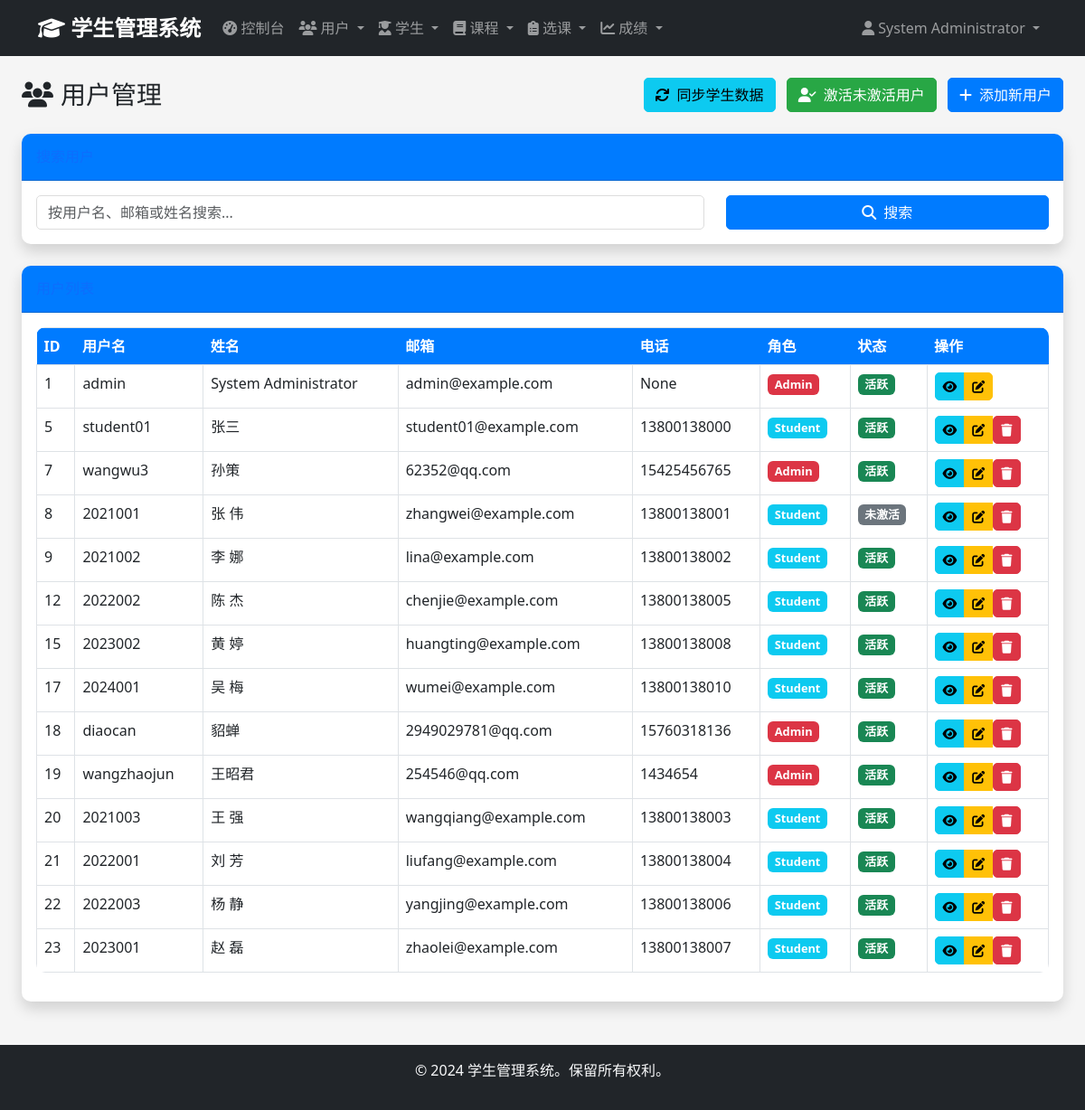
/admin/users (signed in), run on an earlier commit of the app's database.
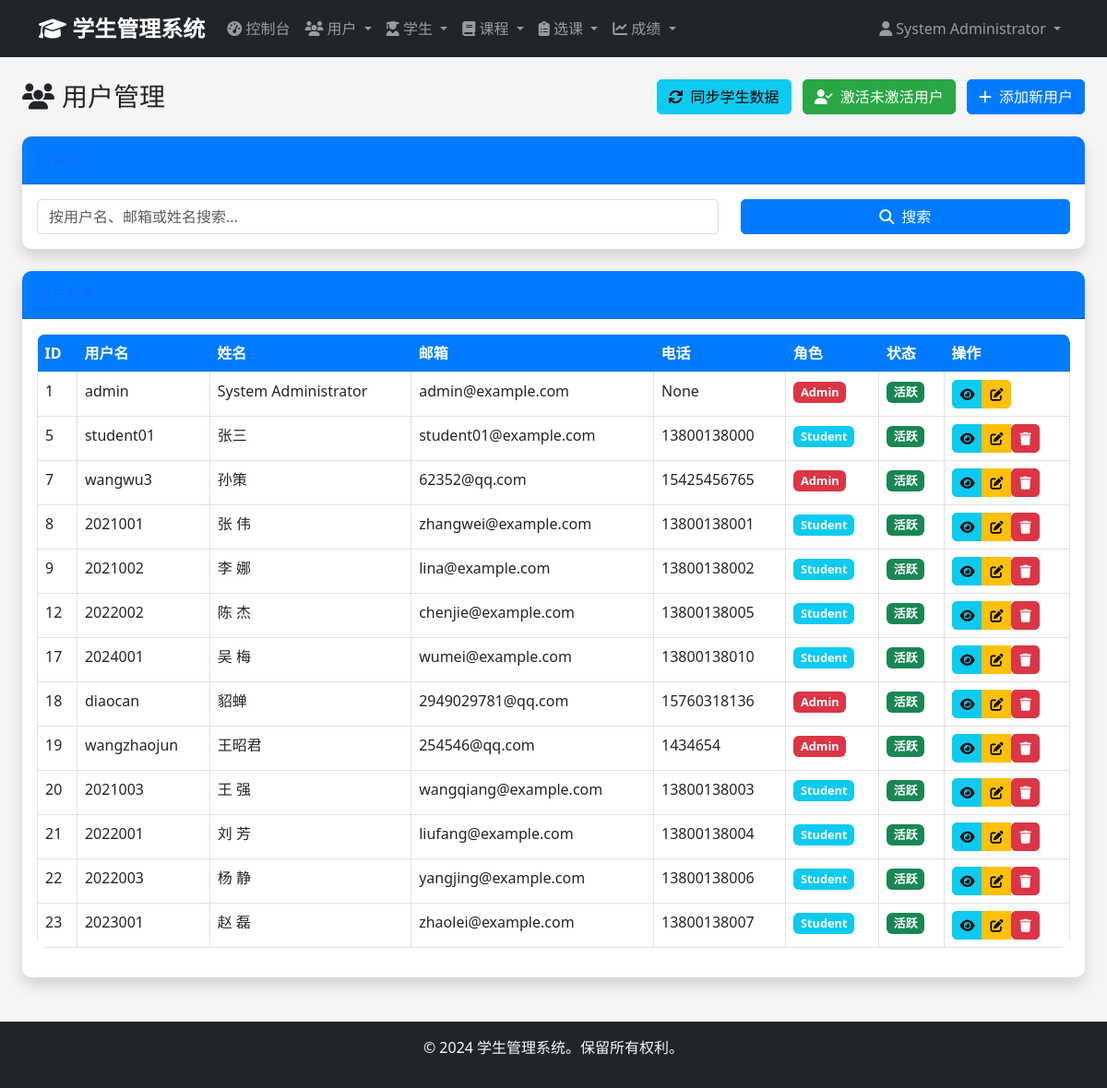
And on a later commit of the database.
### app/models/user.py (models this page shows, shortened)
class User(UserMixin, db.Model):
    __tablename__ = 'users'
    id = db.Column(db.Integer, primary_key=True)
    username = db.Column(db.String(50), unique=True, nullable=False)
    email = db.Column(db.String(100), unique=True, nullable=False)
    password_hash = db.Column(db.String(255), nullable=False)
    full_name = db.Column(db.String(100), nullable=False)
    phone = db.Column(db.String(20))
    role = db.Column(db.Enum('admin', 'student', name='user_role'), nullable=False, default='student')
    is_active = db.Column(db.Boolean, default=True)
    created_at = db.Column(db.DateTime, default=datetime.utcnow)
    updated_at = db.Column(db.DateTime, default=datetime.utcnow, onupdate=datetime.utcnow)
    administrator = db.relationship('Administrator', backref='user', uselist=False, cascade='all, delete-orphan')
    def is_admin(self):
        return self.role == 'admin'

### app/views/admin.py (the view, shortened to what this page needs)
@admin_bp.route('/users')
@login_required
@admin_required
def users():
    page = request.args.get('page', 1, type=int)
    search = request.args.get('search', '')
    query = User.query
    users = query.paginate(
        page=page,
        per_page=20,
        error_out=False
    )
    return render_template('admin/users/index.html', users=users, search=search)

### app/views/auth.py (called while the page is built)
def admin_required(f):
    @wraps(f)
    def decorated_function(*args, **kwargs):
        if not current_user.is_authenticated or not current_user.is_admin():
            flash('访问被拒绝。需要管理员权限。', 'error')
            return redirect(url_for('auth.login'))
        return f(*args, **kwargs)
    return decorated_function

### app/templates/admin/users/index.html (shortened to what the changed rows need)
{% extends "base.html" %}
{% block content %}
<div class="container-fluid">
    <div class="d-sm-flex align-items-center justify-content-between mb-4">
        <div class="d-flex align-items-center">
            <h1 class="h3 mb-0 text-gray-800">
                <i class="fas fa-users me-2"></i>用户管理
            </h1>
        </div>
    </div>
    <div class="card shadow mb-4">
        <div class="card-body">
            {% if users.items %}
            <div class="table-responsive">
                <table class="table table-bordered" id="usersTable" width="100%" cellspacing="0">
                    <thead>
                        <tr>
                            <th>ID</th>
                            <th>用户名</th>
                            <th>姓名</th>
                            <th>邮箱</th>
                            <th>电话</th>
                            <th>角色</th>
                            <th>状态</th>
                            <th>操作</th>
                        </tr>
                    </thead>
                    <tbody>
                        {% for user in users.items %}
                        <tr>
                            <td>{{ user.id }}</td>
                            <td>{{ user.username }}</td>
                            <td>{{ user.full_name }}</td>
                            <td>{{ user.email }}</td>
                            <td>{{ user.phone or '-' }}</td>
                            <td>
                                <span class="badge bg-{{ 'danger' if user.role == 'admin' else 'info' }}">
                                    {{ user.role.title() }}
                                </span>
                            </td>
                            <td>
                                {% if user.is_active %}
                                    <span class="badge bg-success">活跃</span>
                                {% else %}
                                    <span class="badge bg-secondary">未激活</span>
                                {% endif %}
                            </td>
                            <td>
                                <div class="btn-group" role="group">
                                    <a href="{{ url_for('admin.view_user', user_id=user.id) }}" class="btn btn-sm btn-info" title="查看">
                                        <i class="fas fa-eye"></i>
                                    </a>
                                    <a href="{{ url_for('admin.edit_user', user_id=user.id) }}" class="btn btn-sm btn-warning" title="编辑">
                                        <i class="fas fa-edit"></i>
                                    </a>
                                    {% if user.id != current_user.id %}
                                    <form method="POST" action="{{ url_for('admin.delete_user', user_id=user.id) }}" style="display: inline;"
                                          onsubmit="return confirm('确定要删除这个用户吗？');">
                                        <button type="submit" class="btn btn-sm btn-danger" title="删除">
                                            <i class="fas fa-trash"></i>
                                        </button>
                                    </form>
                                    {% endif %}
                                </div>
                            </td>
                        </tr>
                        {% endfor %}
                    </tbody>
                </table>
            </div>
            {% endif %}
        </div>
    </div>
</div>
{% endblock %}

### app/templates/base.html (shortened to what this page needs)
<!DOCTYPE html>
<html lang="zh-CN">
<head>
    <link href="https://cdn.jsdelivr.net/npm/bootstrap@5.3.0/dist/css/bootstrap.min.css" rel="stylesheet">
    <link href="https://cdnjs.cloudflare.com/ajax/libs/font-awesome/6.4.0/css/all.min.css" rel="stylesheet">
    <link href="{{ url_for('static', filename='css/style.css') }}" rel="stylesheet">
</head>
<body>
    {% if current_user.is_authenticated %}
    <nav class="navbar navbar-expand-lg navbar-dark bg-dark">
        <div class="container">
            <a class="navbar-brand" href="{{ url_for('main.dashboard') }}">
                <i class="fas fa-graduation-cap"></i> 学生管理系统
            </a>
            <div class="collapse navbar-collapse" id="navbarNav">
                <ul class="navbar-nav me-auto">
                    {% if current_user.is_admin() %}
                    <li class="nav-item">
                        <a class="nav-link" href="{{ url_for('admin.dashboard') }}">
                            <i class="fas fa-tachometer-alt"></i> 控制台
                        </a>
                    </li>
                    <li class="nav-item dropdown">
                        <a class="nav-link dropdown-toggle" href="#" data-bs-toggle="dropdown">
                            <i class="fas fa-users"></i> 用户
                        </a>
                    </li>
                    <li class="nav-item dropdown">
                        <a class="nav-link dropdown-toggle" href="#" data-bs-toggle="dropdown">
                            <i class="fas fa-user-graduate"></i> 学生
                        </a>
                    </li>
                    <li class="nav-item dropdown">
                        <a class="nav-link dropdown-toggle" href="#" data-bs-toggle="dropdown">
                            <i class="fas fa-book"></i> 课程
                        </a>
                    </li>
                    <li class="nav-item dropdown">
                        <a class="nav-link dropdown-toggle" href="#" data-bs-toggle="dropdown">
                            <i class="fas fa-clipboard-list"></i> 选课
                        </a>
                    </li>
                    <li class="nav-item dropdown">
                        <a class="nav-link dropdown-toggle" href="#" data-bs-toggle="dropdown">
                            <i class="fas fa-chart-line"></i> 成绩
                        </a>
                    </li>
                    {% endif %}
                </ul>
                <ul class="navbar-nav">
                    <li class="nav-item dropdown">
                        <a class="nav-link dropdown-toggle" href="#" data-bs-toggle="dropdown">
                            <i class="fas fa-user"></i> {{ current_user.full_name }}
                        </a>
                    </li>
                </ul>
            </div>
        </div>
    </nav>
    {% endif %}
    <main class="container-fluid py-4">
        {% block content %}{% endblock %}
    </main>
    <footer class="bg-dark text-light text-center py-3 mt-auto">
        <div class="container">
            <p>&copy; 2024 学生管理系统。保留所有权利。</p>
        </div>
    </footer>
</body>
</html>

What changed in the data, as far as the page shows it:
removed User: id "15", username "2023002", full_name "黄 婷", email "huangting@example.com", phone "13800138008", role "Student", is_active "活跃"
changed User "zhangwei@example.com": is_active "未激活" → "活跃"
